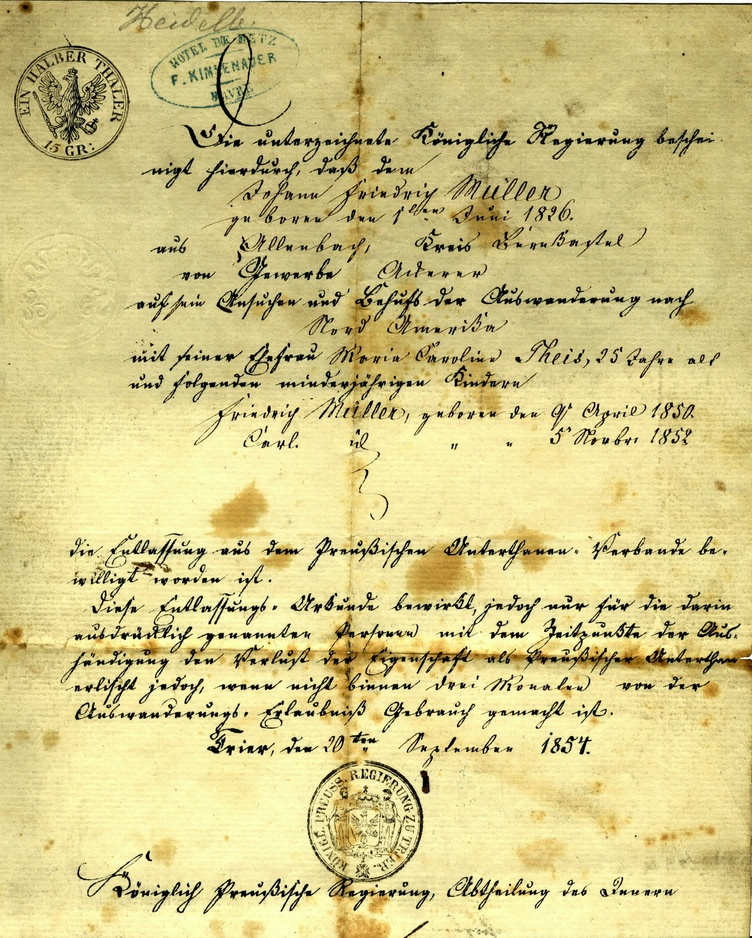
#> input picture Original/01.jpg, 752 x 938 px, shrunk from 2258 x 2814 before the run; its folder holds only this picture in this run
$ python main.py
#> lines starting #> are read from the running program, lines starting #| are printed output that depends on the picture; after the words box and inside, x2 and y2 are one past the last pixel; in counts of white or black regions, pixels touching at a corner belong together
import numpy as np
from numpy import linalg
import cv2
from math import sqrt
from math import atan
from math import pow
import glob
from PIL import Image
import os

for img in glob.glob("Original/*.jpg"):

    #getting image file name
    filename=os.path.basename(img)

    #reading the image
    a = cv2.imread(img)
#> a is the input picture: shape (938, 752, 3); mean B, G, R 135.6, 199.2, 210.6

    #making 3 grayscale images
    b = cv2.cvtColor(a, cv2.COLOR_BGR2GRAY)
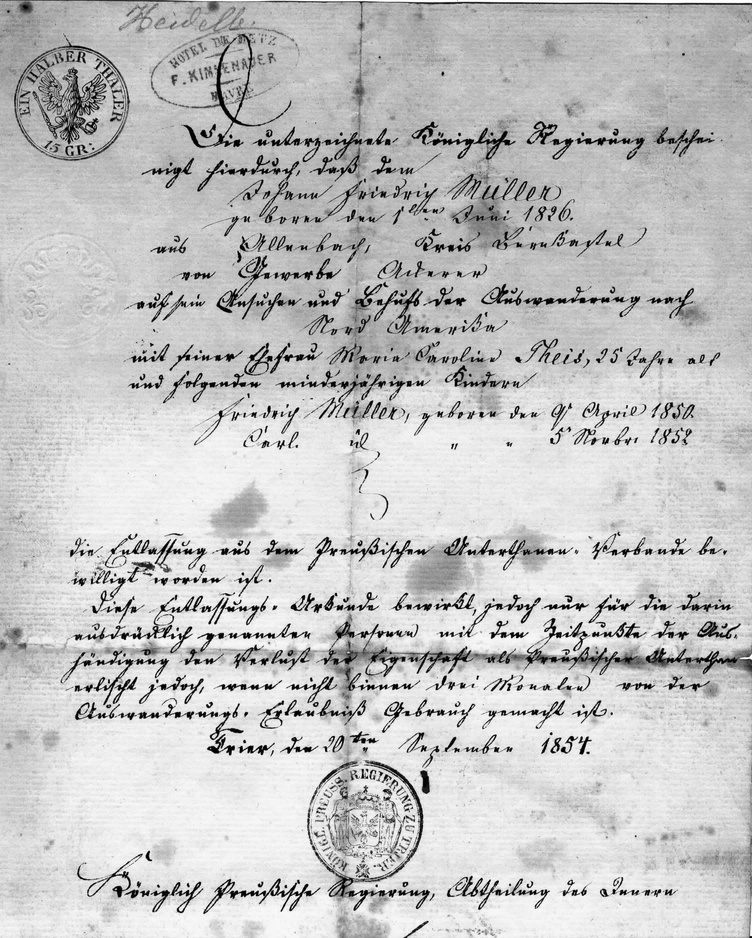
#> b: shape (938, 752); min 0, max 255, mean 195.3
    c = cv2.cvtColor(a, cv2.COLOR_BGR2GRAY)
    d = cv2.cvtColor(a, cv2.COLOR_BGR2GRAY)

    #k-value range [0.1-0.5] can be changed depending on image
    k=0.2

    #r-value can be changed depending on image
    r=128

    #neighbouring window size can be changed depending on image
    window=35

    #otsu thresholding
    ret2,th= cv2.threshold(b,0,255,cv2.THRESH_BINARY+cv2.THRESH_OTSU)
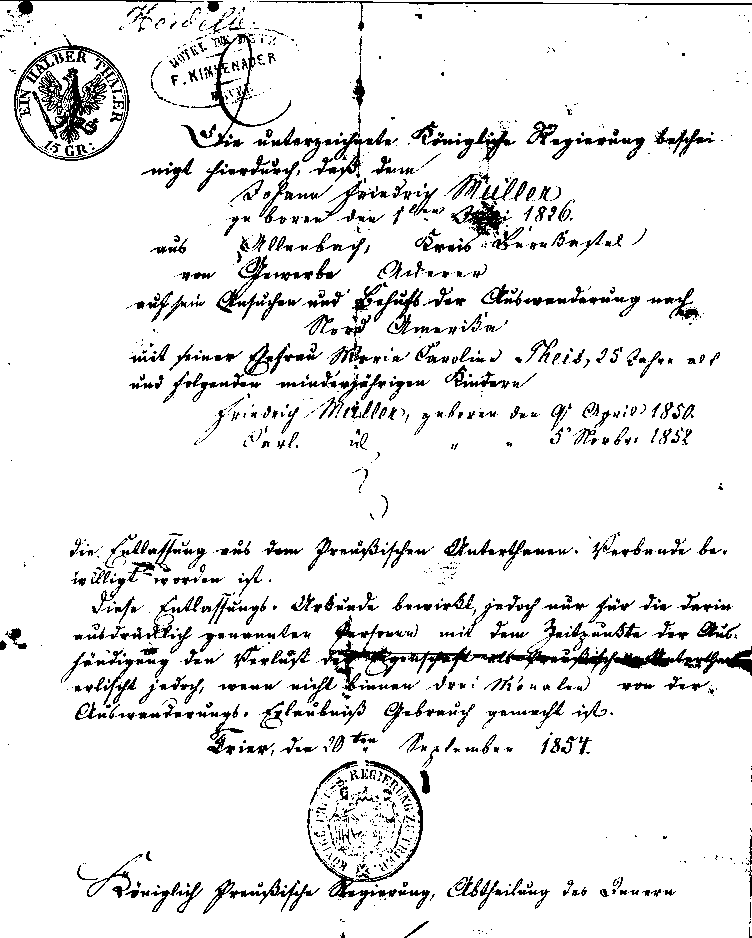
#> th: shape (938, 752); 91.4% white; black in thin lines or dots
#> ret2 = 135

    h,w=b.shape
#> h = 938; w = 752

    th=0
    value=[]
    threshold=[]
    m=0
    var=0
    std=0
    b,c=cv2.integral2(b)
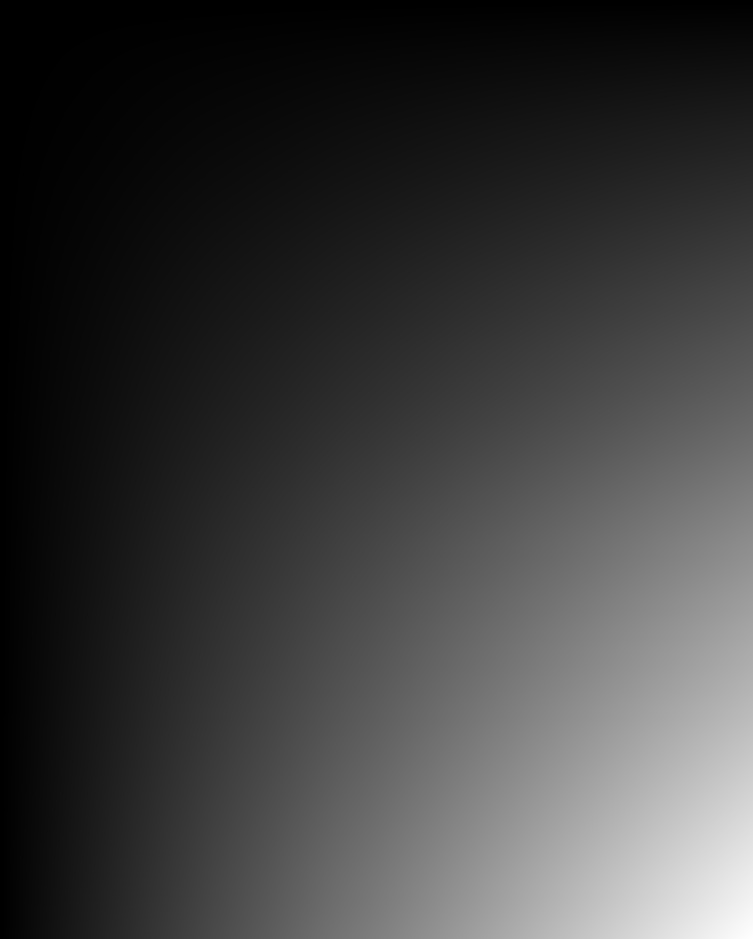
#> b: shape (939, 753) int32; min 0, max 137790346, mean 32984504.6; drawn with min black and max white

    h,w=c.shape
#> h = 939; w = 753

    #Sauvola Method using integrl images
    for i in range(1, w , 1):
        for j in range(1, h , 1):
            if(j>(h-int(window/2)) and i>(w-int(window/2))):
                m = (b[j, i] + b[j - int(window/2), i - int(window/2)] - b[
                    j , i - int(window/2)] - b[j - int(window/2), i]) / (window * window)
                s = (c[j, i] + c[j - int(window/2), i - int(window/2)] - c[
                    j, i - int(window/2)] - c[j - int(window/2), i]) / (window * window)
            elif (i > (w - int(window/2)) and j < (h - int(window/2))):
                m = (b[j + int(window/2), i] + b[j - int(window/2), i - int(window/2)] - b[
                    j + int(window/2), i - int(window/2)] - b[j - int(window/2), i]) / (window * window)
                s = (c[j + int(window/2), i] + c[j - int(window/2), i - int(window/2)] - c[
                    j + int(window/2), i - int(window/2)] - c[j - int(window/2), i]) / (window * window)
            elif(j>(h-int(window/2)) and i<(w-int(window/2))):
                m = ( b[j,i+int(window/2)]+b[j-int(window/2),i-int(window/2)]-b[j,i-int(window/2)]-b[j-int(window/2),i+int(window/2)])/(window*window)
                s = (  c[j,i+int(window/2)]+c[j-int(window/2),i-int(window/2)]-c[j,i-int(window/2)]-c[j-int(window/2),i+int(window/2)])/(window*window)
            elif(j<(h-int(window/2) ) and i<(w-int(window/2))):
                m=(b[j+int(window/2),i+int(window/2)]+b[j-int(window/2),i-int(window/2)]-b[j+int(window/2),i-int(window/2)]-b[j-int(window/2),i+int(window/2)])/(window*window)
                s=(c[j+int(window/2),i+int(window/2)]+c[j-int(window/2),i-int(window/2)]-c[j+int(window/2),i-int(window/2)]-c[j-int(window/2),i+int(window/2)])/(window*window)
            var = ((s)- (pow((m), 2)))/(window*window)
            std = sqrt(abs(var))
            T = m * (1 + (k * ((std / r) - 1)))
            threshold.append(T)
#> after the loop, threshold = 705376 items


    h1,w1=d.shape
#> h1 = 938; w1 = 752

    #setting pixel values based on computed threshold
    for i in range(0, w1, 1):
        for j in range(0, h1, 1):

            if (d[j, i] <= threshold[th]):
                d[j, i] = 0
            else:
                d[j, i] = 255
            th=th+1
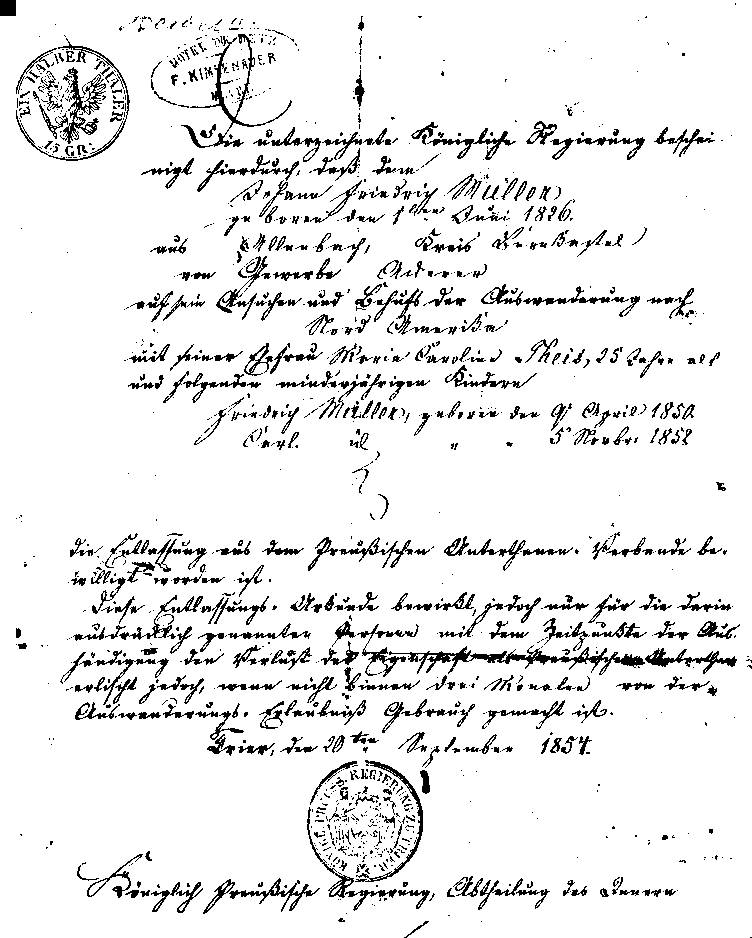
#> d: shape (938, 752); 92.1% white; black in thin lines or dots
#> after the loop, th = 705376

    for i in range(0, int(window/2), 1):
        for j in range(0, h1, 1):
            d[j,i]=255
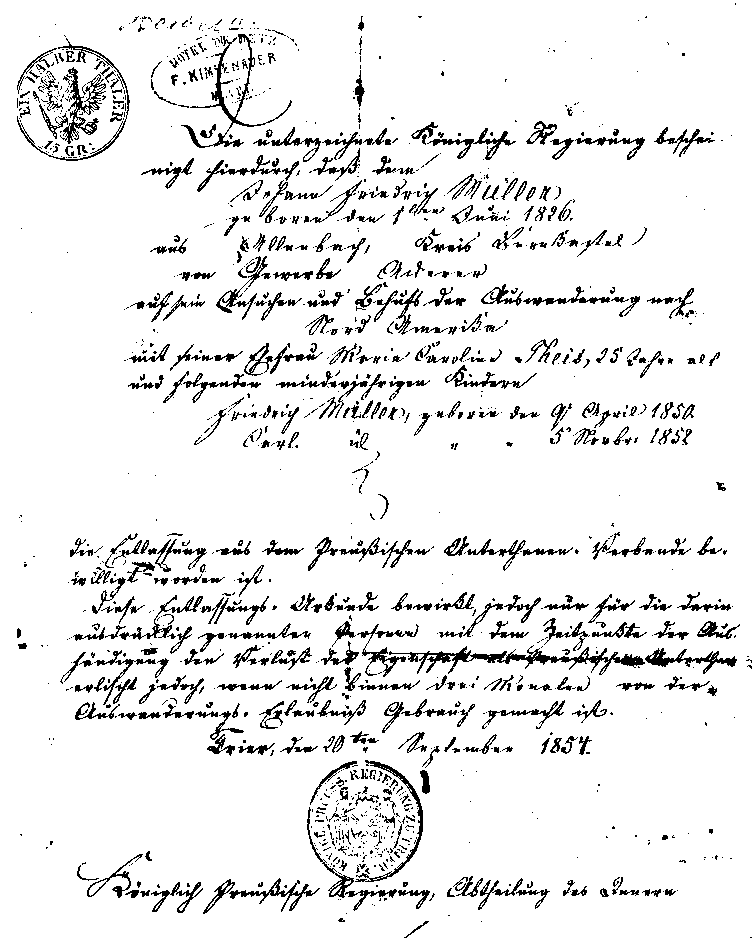
#> d: shape (938, 752); 92.2% white; black in thin lines or dots
    for i in range(0, w1, 1):
        for j in range(0, int(window/2), 1):
            d[j,i]=255
#> d: shape (938, 752); 92.2% white; black in thin lines or dots

    cv2.imwrite("Our_Output/"+str(filename),d)

$ run again, on Original/05.jpg
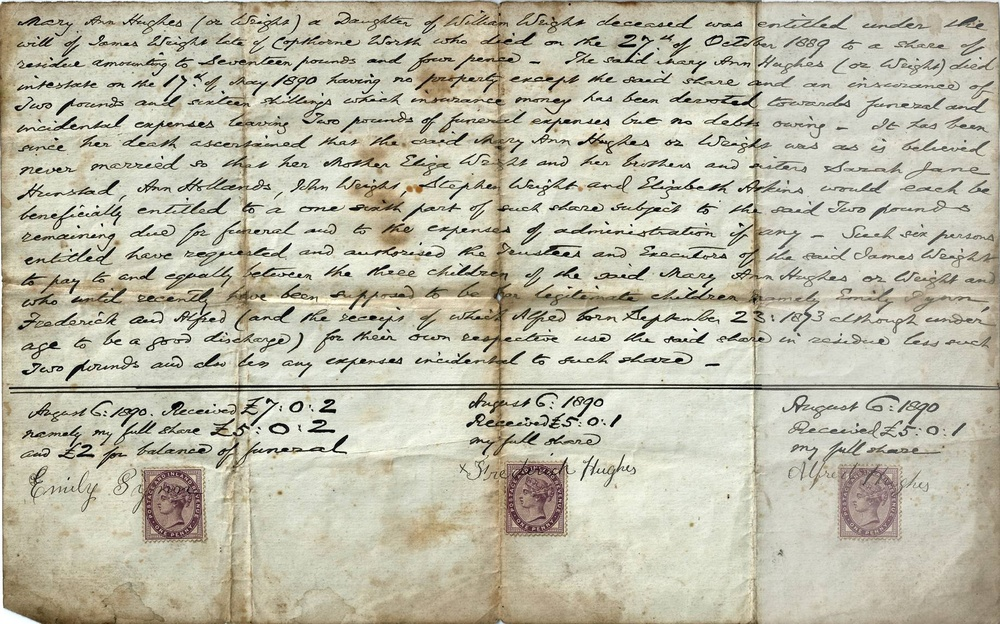
#> input picture Original/05.jpg, 1000 x 624 px, shrunk from 1838 x 1146 before the run
#> a is the input picture: shape (624, 1000, 3); mean B, G, R 169.1, 187.2, 189.6
#> `ret2,th= cv2.threshold(b,0,255,cv2.THRESH_BINARY+cv2.THRESH_OTSU)`:
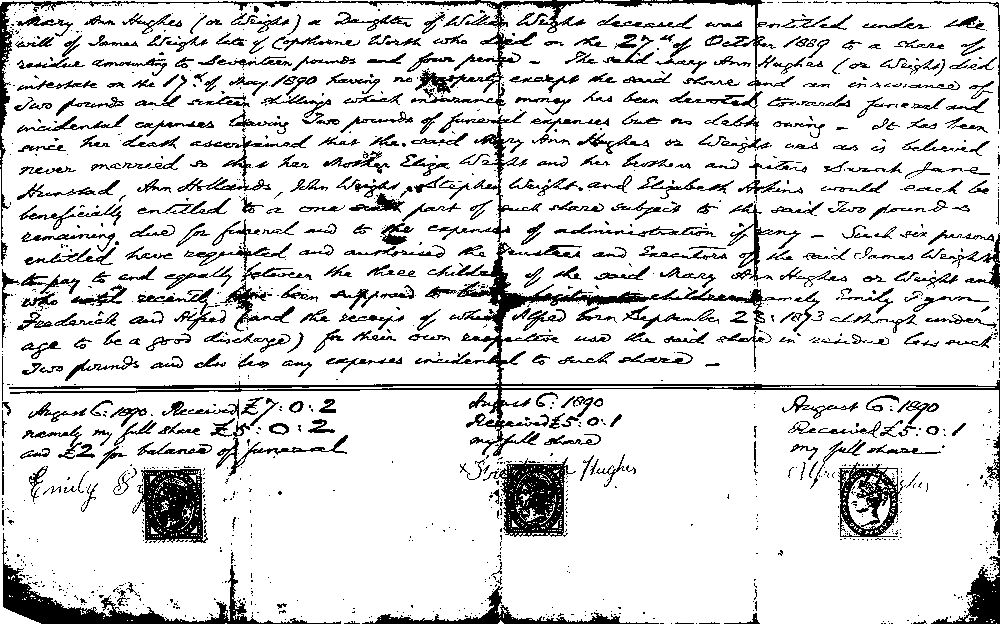
#> th: shape (624, 1000); 85.1% white; 1352 black regions (904 under 20 px), largest, box (x1, y1, x2, y2) and area: (9, 242, 1000, 456) 9789, (2, 533, 341, 624) 4253, (407, 0, 795, 114) 4069
#> ret2 = 147
#> after the loop `for i in range(1, w , 1):`: threshold = 624000 items
#> after the loop `for i in range(0, int(window/2), 1):`:
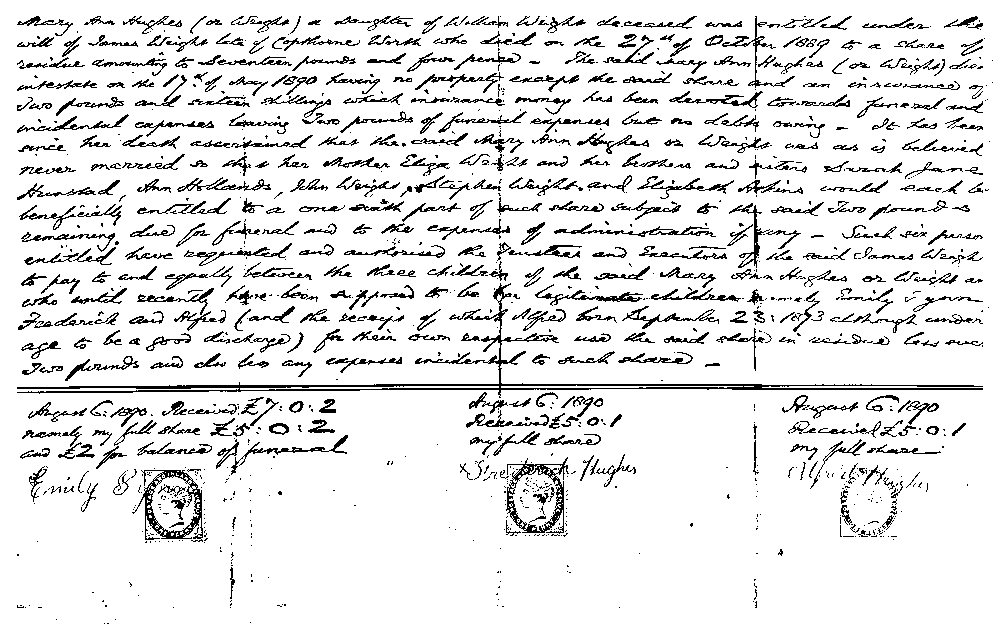
#> d: shape (624, 1000); 89.5% white; black in thin lines or dots

$ run again, on Original/06.jpg
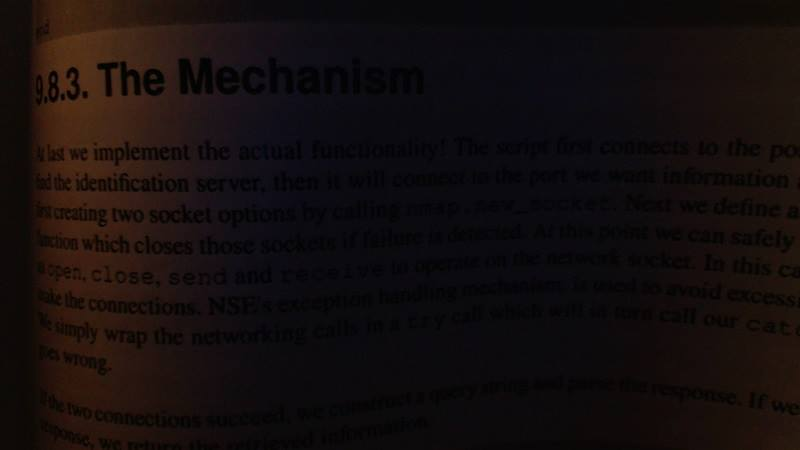
#> input picture Original/06.jpg, 800 x 450 px
#> a is the input picture: shape (450, 800, 3); mean B, G, R 13.6, 13.6, 20.4
#> `ret2,th= cv2.threshold(b,0,255,cv2.THRESH_BINARY+cv2.THRESH_OTSU)`:
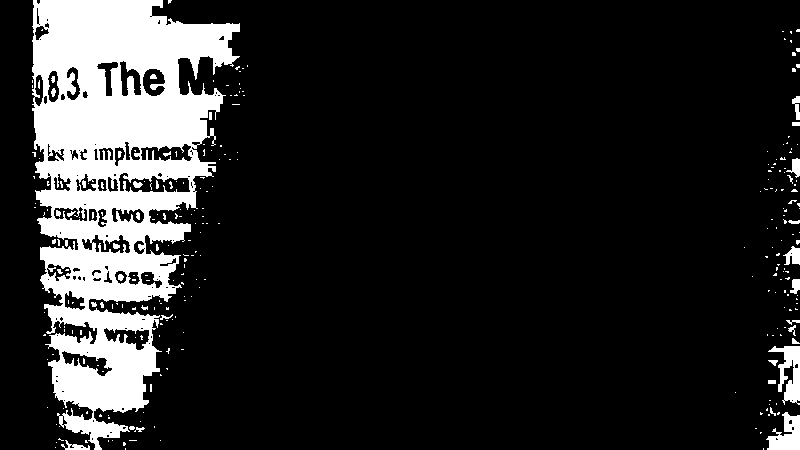
#> th: shape (450, 800); 14.5% white; 275 white regions (240 under 20 px), largest, box (x1, y1, x2, y2) and area: (32, 0, 240, 450) 48065, (768, 346, 800, 405) 921, (766, 412, 800, 450) 781
#> ret2 = 23
#> after the loop `for i in range(1, w , 1):`: threshold = 360000 items
#> after the loop `for i in range(0, int(window/2), 1):`:
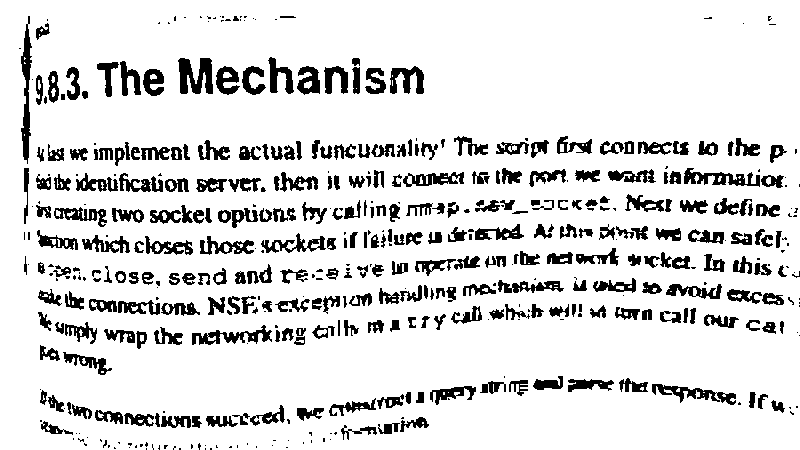
#> d: shape (450, 800); 86.6% white; 480 black regions (182 under 20 px), largest, box (x1, y1, x2, y2) and area: (178, 58, 213, 94) 843, (21, 16, 32, 164) 816, (684, 168, 760, 187) 642

$ run again, on Original/07.JPG
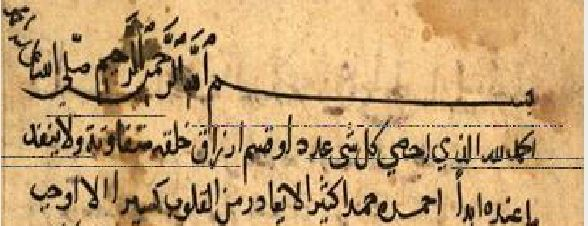
#> input picture Original/07.JPG, 588 x 226 px
#> a is the input picture: shape (226, 588, 3); mean B, G, R 115.6, 162.2, 197.6
#> `ret2,th= cv2.threshold(b,0,255,cv2.THRESH_BINARY+cv2.THRESH_OTSU)`:
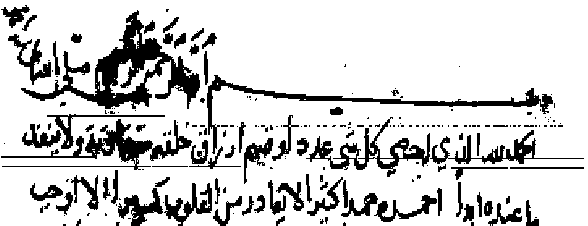
#> th: shape (226, 588); 82.1% white; 208 black regions (136 under 20 px), largest, box (x1, y1, x2, y2) and area: (21, 10, 200, 109) 4749, (1, 119, 192, 170) 2245, (207, 75, 553, 154) 2211
#> ret2 = 127
#> after the loop `for i in range(1, w , 1):`: threshold = 132888 items
#> after the loop `for i in range(0, int(window/2), 1):`:
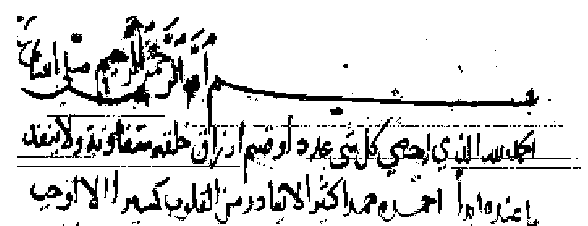
#> d: shape (226, 588); 85.8% white; 239 black regions (150 under 20 px), largest, box (x1, y1, x2, y2) and area: (21, 43, 184, 107) 2262, (207, 75, 539, 154) 2010, (103, 119, 191, 159) 1031
